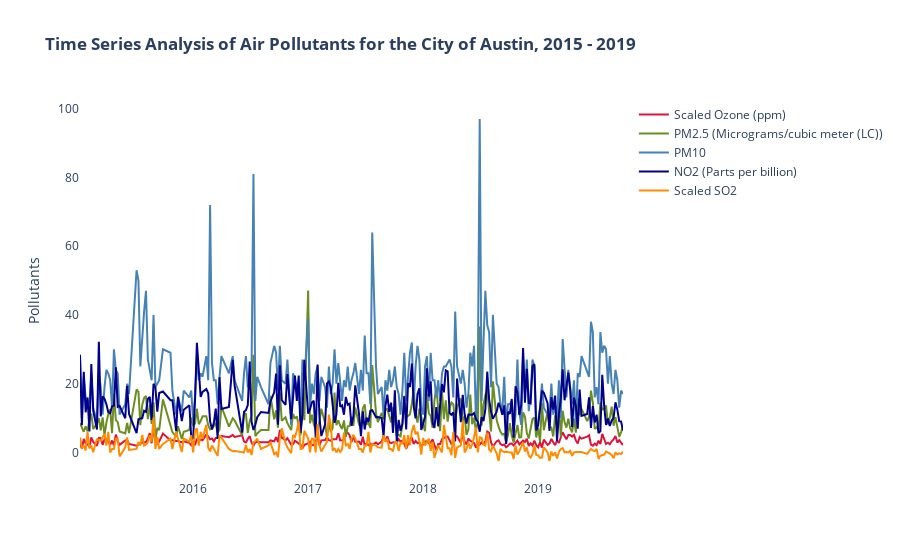

The cell this chart's notebook holds for it:
### Code cell
# plotting air pollutants based on time in Austin, Tx

trace1 = go.Scatter(x=combined_pollutants_data['date_local'],
                    y=combined_pollutants_data['Ozone(ppm)'] * 100, 
                    name='Scaled Ozone (ppm)',
                    marker=dict(color='rgb(220,20,60)'))

trace2 = go.Scatter(x=combined_pollutants_data['date_local'],
                    y=combined_pollutants_data['PM2.5'], 
                    name='PM2.5 (Micrograms/cubic meter (LC))',
                    marker=dict(color='rgb(107,142,35)')) 

trace3 = go.Scatter(x=combined_pollutants_data['date_local'],
                    y=combined_pollutants_data['PM10'], 
                    name='PM10',
                    marker=dict(color='rgb(70,130,180)'))

trace4 = go.Scatter(x=combined_pollutants_data['date_local'],
                    y=combined_pollutants_data['NO2'], 
                    name='NO2 (Parts per billion)',
                    marker=dict(color='rgb(0,0,139)'))

trace5 = go.Scatter(x=combined_pollutants_data['date_local'],
                    y=combined_pollutants_data['SO'] * 10, 
                    name='Scaled SO2',
                    marker=dict(color='rgb(255,140,0)'))

data = [trace1, trace2, trace3, trace4, trace5]

layout = dict(title="<b>Time Series Analysis of Air Pollutants for the City of Austin, 2015 - 2019</b>",
              showlegend=True,
              legend_orientation="v",
              autosize=True,
              xaxis=dict(showgrid=False),
              yaxis=dict(title="Pollutants", 
                         showgrid=True, 
                         autorange=True,
                         zeroline=False,
                         showline=False,
                         ticks='',
                         showticklabels=True),
              plot_bgcolor='rgba(0,0,0,0)',
              paper_bgcolor='rgba(0,0,0,0)',
          )

fig=dict(data=data, layout=layout)

iplot(fig)

### Figure 1 — Plotly figure (JSON) as saved in the notebook; plotly's stock layout.template omitted (floating-point values rounded to 4 significant figures; data arrays with more than 128 entries replaced by an {"elided": "..."} marker saying what was removed)
{"data": [{"marker": {"color": "rgb(220,20,60)"}, "name": "Scaled Ozone (ppm)", "type": "scatter", "x": {"elided": "250 str values"}, "y": {"elided": "250 float values"}}, {"marker": {"color": "rgb(107,142,35)"}, "name": "PM2.5 (Micrograms/cubic meter (LC))", "type": "scatter", "x": {"elided": "250 str values"}, "y": {"elided": "250 float values"}}, {"marker": {"color": "rgb(70,130,180)"}, "name": "PM10", "type": "scatter", "x": {"elided": "250 str values"}, "y": {"elided": "250 int values"}}, {"marker": {"color": "rgb(0,0,139)"}, "name": "NO2 (Parts per billion)", "type": "scatter", "x": {"elided": "250 str values"}, "y": {"elided": "250 float values"}}, {"marker": {"color": "rgb(255,140,0)"}, "name": "Scaled SO2", "type": "scatter", "x": {"elided": "250 str values"}, "y": {"elided": "250 float values"}}], "layout": {"autosize": true, "legend": {"orientation": "v"}, "paper_bgcolor": "rgba(0,0,0,0)", "plot_bgcolor": "rgba(0,0,0,0)", "showlegend": true, "title": {"text": "<b>Time Series Analysis of Air Pollutants for the City of Austin, 2015 - 2019</b>"}, "xaxis": {"showgrid": false}, "yaxis": {"autorange": true, "showgrid": true, "showline": false, "showticklabels": true, "ticks": "", "title": {"text": "Pollutants"}, "zeroline": false}}}
